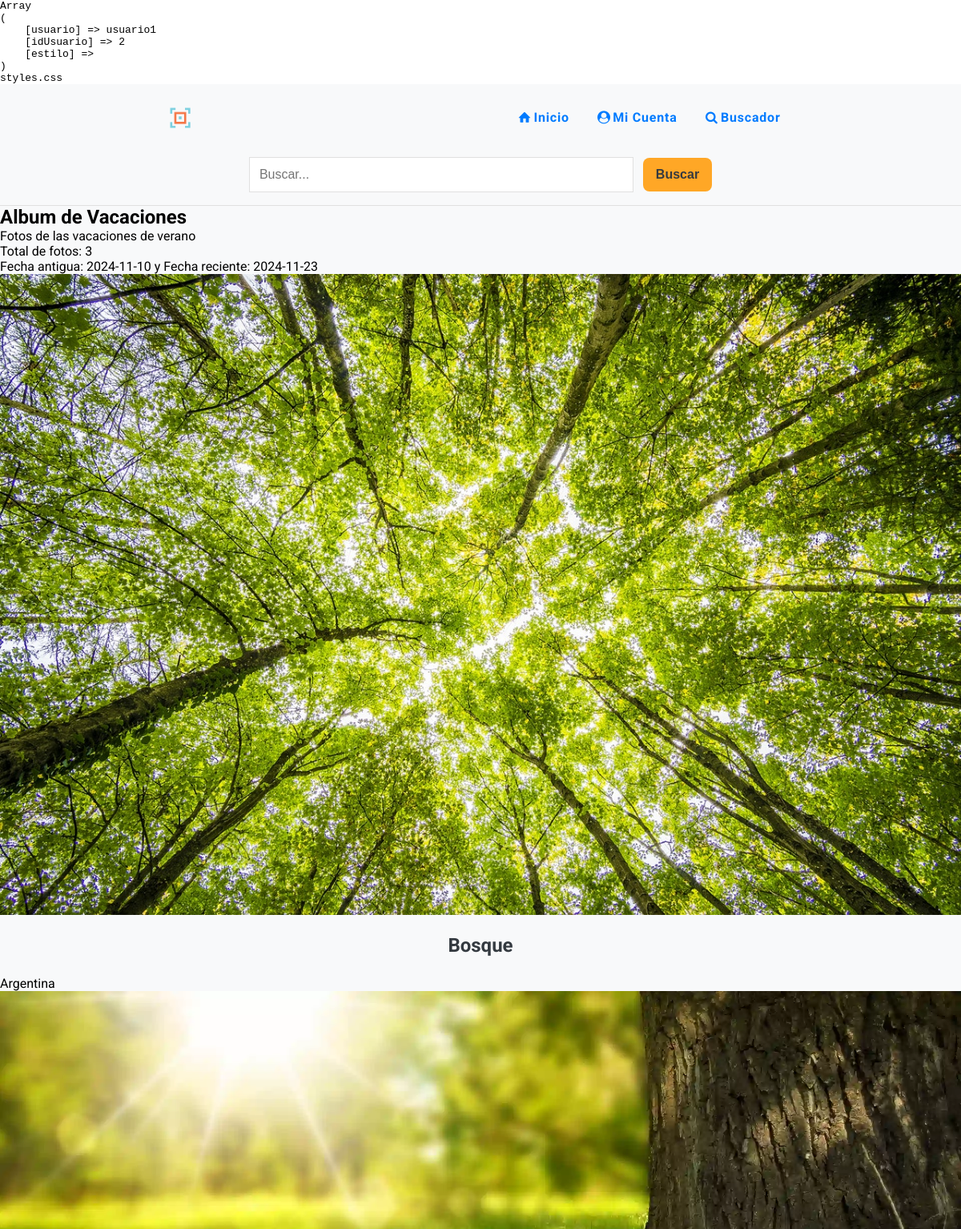
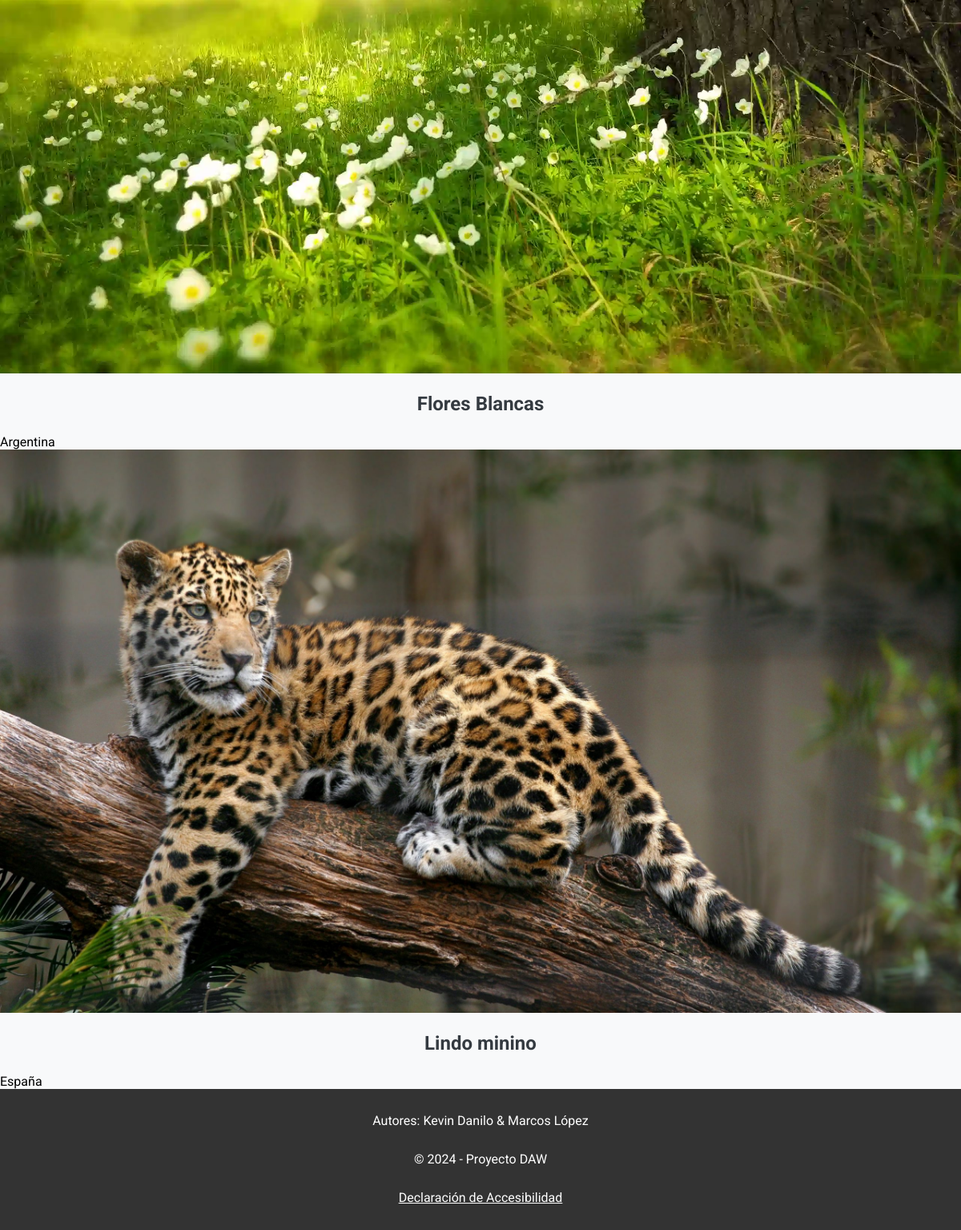
The page /album.php?id=1 (signed in) on the database its author committed (2 pictures, top to bottom).
### tables this page shows
CREATE TABLE `albumes` (
  `idAlbum` int(11) NOT NULL,
  `titulo` varchar(255) NOT NULL,
  `descripcion` varchar(500) DEFAULT NULL,
  `usuario` int(11) NOT NULL
);

CREATE TABLE `fotos` (
  `idFoto` int(11) NOT NULL,
  `titulo` varchar(255) NOT NULL,
  `descripcion` varchar(500) DEFAULT NULL,
  `fecha` date DEFAULT NULL,
  `pais` int(11) NOT NULL,
  `album` int(11) NOT NULL,
  `fichero` varchar(255) NOT NULL,
  `alternativo` varchar(255) DEFAULT NULL,
  `fRegistro` timestamp NOT NULL DEFAULT current_timestamp() ON UPDATE current_timestamp()
);

CREATE TABLE `paises` (
  `idPais` int(11) NOT NULL,
  `nomPais` varchar(100) NOT NULL
);

### album.php (the view, shortened to what this page needs)
<?php
include "inc/html-start.php";
include "inc/cabecera.php";
include "inc/conexion-db.php";
$idAlbum = $_GET['id'];
$sqlAlbum = "SELECT titulo, descripcion, usuario FROM albumes WHERE idAlbum = $idAlbum";
$sqlFoto = "SELECT titulo, pais, fichero, alternativo, nomPais, fecha FROM fotos JOIN paises ON pais = idPais WHERE album = $idAlbum";
if (!($resultAlbum = $conn->query($sqlAlbum))) {
  echo "<p>Error al ejecutar la sentencia <b>$sqlAlbum</b>: " . $conn->error . "</p>";
  exit;
}
if (!($resultFoto = $conn->query($sqlFoto))) {
  echo "<p>Error al ejecutar la sentencia <b>$sqlFoto</b>: " . $conn->error . "</p>";
  exit;
}
$album = $resultAlbum->fetch_assoc();
$totalFotos = $resultFoto->num_rows;
$fechaMasAntigua = null;
$fechaMasReciente = null;
while ($foto = $resultFoto->fetch_assoc()) {
  $fecha = $foto['fecha'];
  if ($fechaMasAntigua == null || $fecha < $fechaMasAntigua) {
    $fechaMasAntigua = $fecha;
  }
  if ($fechaMasReciente == null || $fecha > $fechaMasReciente) {
    $fechaMasReciente = $fecha;
  }
}
$resultFoto->data_seek(0);
?>
<main>
  <section>
    <h1><?= $album['titulo'] ?></h1>
    <p><?= $album['descripcion'] ?></p>
    <p>Total de fotos: <?= $totalFotos ?></p>
    <p>Fecha antigua: <?= $fechaMasAntigua ?> y Fecha reciente: <?= $fechaMasReciente ?></p>
  </section>
  <article>
      <?php while ($foto = $resultFoto->fetch_assoc()): ?>
        <img src="fotos/<?= $foto['fichero'] ?>" alt="<?= $foto['alternativo'] ?>">
        <h2><?= $foto['titulo'] ?></h2>
        <p><?= $foto['nomPais'] ?></p>
      <?php endwhile; ?>
    </article>
</main>
<?php
include "inc/pie.php";
include "inc/html-end.php";
?>

### css/styles.css (style rules this page uses)
* { margin: 0; padding: 0; box-sizing: border-box; }
body { min-height: 100dvh; font-family: "Roboto", sans-serif; background-color: var(--background-color); }
img { height: auto; max-width: 100%; }
body>main>h1, h2 { text-align: center; color: var(--text-color); margin: 1em 0; }

### css/variables.css (style rules this page uses)
:root { --primary-color: #007BFF; --secondary-color: #FFA726; --accent-color: #66BB6A; --background-color: #F8F9FA; --text-color: #343A40; --card-background-color: #ffffff; --image-card-background: #f0f0f5; --hover-primary: #0056b3; --hover-secondary: #e68a00; --shadow-color: rgba(0, 0, 0, .1); --border-color: #E0E0E0; --success-color: #28a745; --error-color: #dc3545; --color-blanco: #ffffff; --color-negro: #000000; --color-azul: #0000ff; --contrast-primary-color: #0A2463; --contrast-hover-primary: #051C47; --dark-background-color: #121212; --dark-primary-color: #6EA8FF; --dark-secondary-color: #FFB74D;; --dark-text-primary: rgba(255, 255, 255, 0.87); --dark-card-background-color: #1E1E1E; --dark-image-card-background: #2A2A2E; --dark-hover-primary: #85B8FF; --dark-hover-secondary: #FFC266; --dark-shadow-color: rgba(255, 255, 255, .1); }

### css/print.css (style rules this page uses)
* { background-color: var(--color-blanco); color: var(--color-negro); margin: 0; padding: 0; }
body { font-family: Arial, sans-serif; font-size: 12pt; }
img { width: 100%; height: 380px; object-fit: cover; }
p { text-align: left; }

### rows shown on the page
albumes: titulo "Album de Vacaciones", descripcion "Fotos de las vacaciones de verano"
fotos: fecha "2024-11-10", fichero (picture), titulo "Flores Blancas", pais.nomPais "Argentina"
fotos: fecha "2024-11-23", fichero (picture), titulo "Bosque", pais.nomPais "Argentina"
fotos: fichero (picture), titulo "Lindo minino", pais.nomPais "España"

### other values the page prints
$totalFotos "3"
